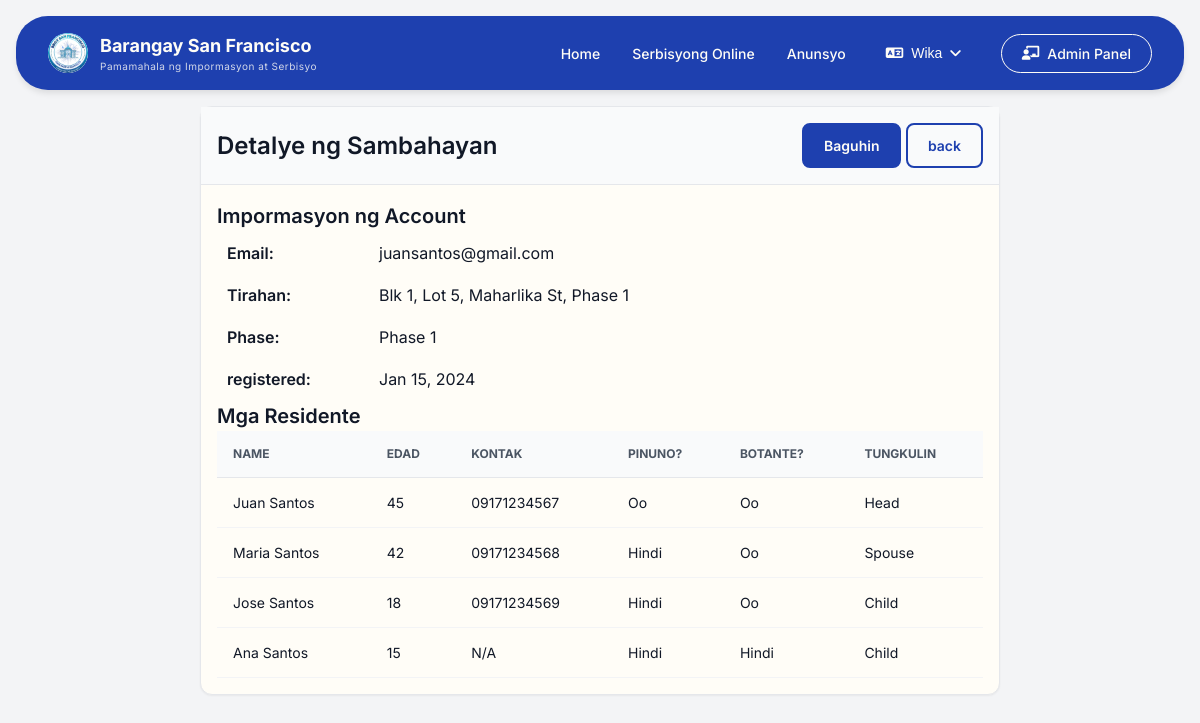
/pages/admin/households/show.php?id=1 (signed in), run on an earlier commit of the app's database.
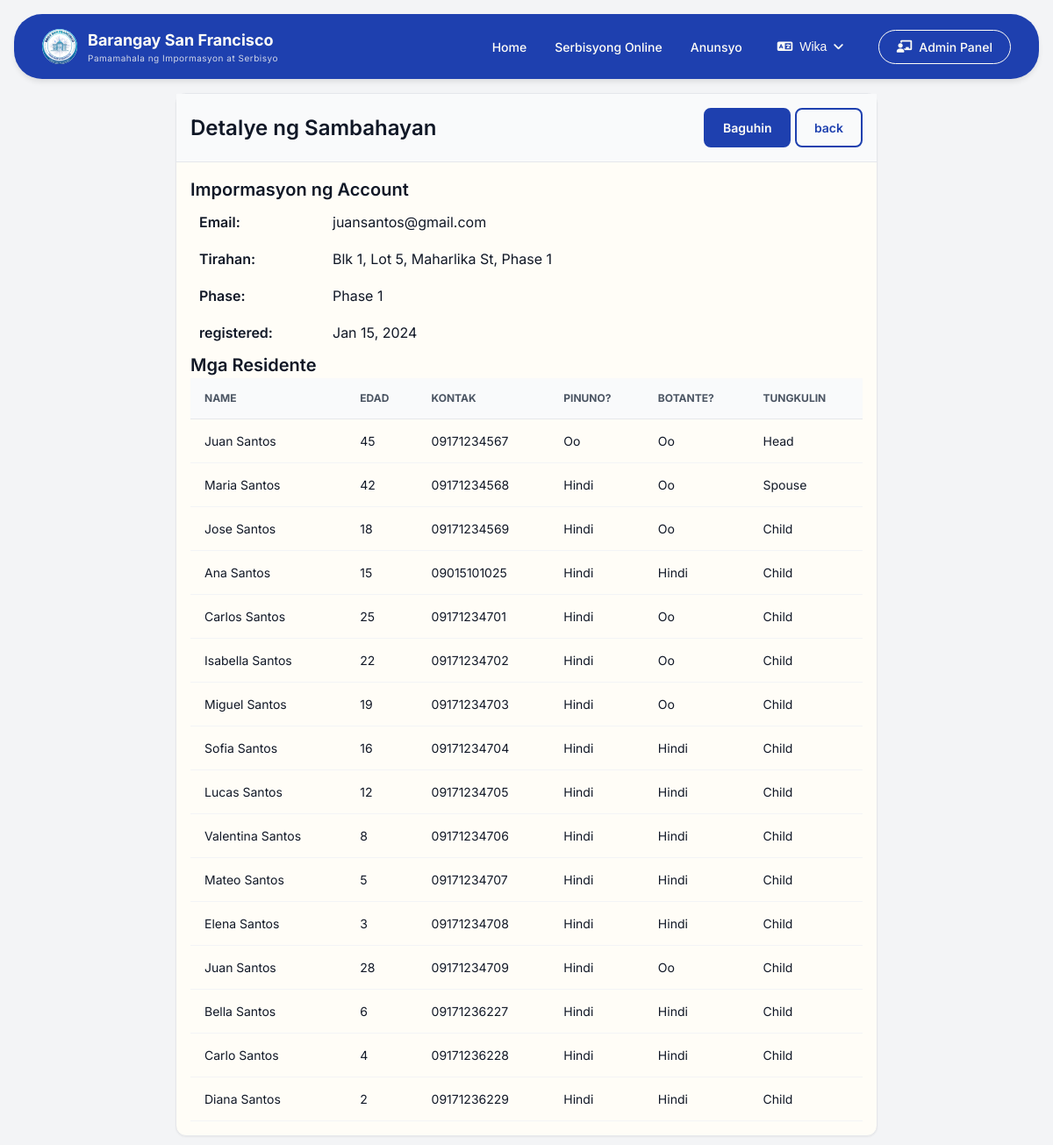
And on a later commit of the database.
### tables this page shows
CREATE TABLE IF NOT EXISTS `household` (
  `household_id` int NOT NULL AUTO_INCREMENT,
  `email` varchar(100) NOT NULL,
  `password` varchar(255) NOT NULL,
  `address` text NOT NULL,
  `phase_no` varchar(10) DEFAULT NULL,
  `preferred_language` enum('english','tagalog') DEFAULT 'tagalog',
  `created_at` timestamp NULL DEFAULT CURRENT_TIMESTAMP,
  PRIMARY KEY (`household_id`),
  UNIQUE KEY `email` (`email`),
  KEY `idx_household_email` (`email`)
);

CREATE TABLE IF NOT EXISTS `resident` (
  `resident_id` int NOT NULL AUTO_INCREMENT,
  `household_id` int NOT NULL,
  `first_name` varchar(50) NOT NULL,
  `last_name` varchar(50) NOT NULL,
  `suffix` varchar(10) DEFAULT NULL,
  `age` int DEFAULT NULL,
  `is_voter` tinyint(1) DEFAULT '0',
  `is_head` tinyint(1) DEFAULT '0',
  `relationship_to_head` varchar(50) DEFAULT NULL,
  `contact_no` varchar(15) DEFAULT NULL,
  PRIMARY KEY (`resident_id`),
  KEY `household_id` (`household_id`)
);

### includes/translations/translations.php (called while the page is built, shortened)
<?php
function __($key) {
    $lang = $_SESSION['lang'] ?? 'tl';
    return $translations[$lang][$key] ?? $key;
}
?>

### includes/core/auth.php (called while the page is built, shortened)
<?php
function isLoggedIn() {
    return isset($_SESSION['household_id']) || isset($_SESSION['admin_id']);
}
function isAdmin() {
    return isset($_SESSION['admin_id']);
}
?>

### pages/admin/households/show.php (the view, shortened to what this page needs)
<?php
require_once '../../../includes/core/init.php';
$household_id = $_GET['id'] ?? 0;
$household = $conn->prepare("SELECT * FROM household WHERE household_id = ?");
$household->bind_param("i", $household_id);
$household->execute();
$householdData = $household->get_result()->fetch_assoc();
$residents = $conn->prepare("SELECT * FROM resident WHERE household_id = ?");
$residents->bind_param("i", $household_id);
$residents->execute();
$residentsData = $residents->get_result()->fetch_all(MYSQLI_ASSOC);
include '../../../includes/layouts/header.php';
?>
<link rel="stylesheet" href="/barangay-residence-system/assets/css/pages/dashboard.css">
<?php include '../../../includes/layouts/navbar.php'; ?>
<main class="container">
    <div class="card form-container">
        <div class="card-header">
            <h2><?php echo __('household-details'); ?></h2>
            <div>
                <a href="edit.php?id=<?php echo $household_id; ?>" class="btn btn-primary"><?php echo __('edit'); ?></a>
                <a href="/barangay-residence-system/pages/dashboard.php" class="btn btn-outline"><?php echo __('back'); ?></a>
            </div>
        </div>
        <div class="card-body">
            <div class="detail-section">
                <h3><?php echo __('account-information'); ?></h3>
                <table class="detail-table">
                    <tr><th><?php echo __('email'); ?>:</th><td><?php echo htmlspecialchars($householdData['email']); ?></td></tr>
                    <tr><th><?php echo __('address'); ?>:</th><td><?php echo htmlspecialchars($householdData['address']); ?></td></tr>
                    <tr><th><?php echo __('phase'); ?>:</th><td><?php echo htmlspecialchars($householdData['phase_no']); ?></td></tr>
                    <tr><th><?php echo __('registered'); ?>:</th><td><?php echo date('M d, Y', strtotime($householdData['created_at'])); ?></td></tr>
                </table>
            </div>
            <div class="detail-section">
                <h3><?php echo __('residents'); ?></h3>
                <table class="data-table">
                    <thead>
                        <tr><th><?php echo __('name'); ?></th><th><?php echo __('age'); ?></th><th><?php echo __('contact'); ?></th><th><?php echo __('head'); ?></th><th><?php echo __('voter'); ?></th><th><?php echo __('role'); ?></th></tr>
                    </thead>
                    <tbody>
                        <?php foreach ($residentsData as $r): ?>
                        <tr>
                            <td><?php echo htmlspecialchars($r['first_name'] . ' ' . $r['last_name']); ?></td>
                            <td><?php echo $r['age']; ?></td>
                            <td><?php echo htmlspecialchars($r['contact_no'] ?? __('n-a')); ?></td>
                            <td><?php echo $r['is_head'] ? __('yes') : __('no'); ?></td>
                            <td><?php echo $r['is_voter'] ? __('yes') : __('no'); ?></td>
                            <td><?php echo htmlspecialchars($r['relationship_to_head'] ?? ''); ?></td>
                        </tr>
                        <?php endforeach; ?>
                    </tbody>
                </table>
            </div>
        </div>
    </div>
</main>

### includes/layouts/header.php (shortened to what this page needs)
<!DOCTYPE html>
<html lang="<?php echo $_SESSION['lang'] ?? 'tl'; ?>">
<head>
    <link rel="stylesheet" href="https://cdnjs.cloudflare.com/ajax/libs/font-awesome/6.0.0/css/all.min.css">
    <link rel="stylesheet" href="/barangay-residence-system/assets/css/main.css">
</head>
<body>

### includes/layouts/navbar.php (shortened to what this page needs)
<nav class="navbar">
    <a href="/barangay-residence-system/pages/index.php" class="navbar-logo">
        <div class="navbar-logo-img">
            <img src="/barangay-residence-system/assets/images/logo.png" alt="Logo">
        </div>
        <div>
            <h1>Barangay San Francisco</h1>
            <p><?php echo __('sub-header'); ?></p>
        </div>
    </a>
    <div class="navbar-links">
        <a href="/barangay-residence-system/pages/index.php"><?php echo __('nav-home'); ?></a>
        <a href="/barangay-residence-system/pages/services.php"><?php echo __('nav-services'); ?></a>
        <a href="/barangay-residence-system/pages/announcements.php"><?php echo __('nav-announcements'); ?></a>
        <div class="lang-dropdown">
            <button id="langBtn" class="lang-btn">
                <i class="fas fa-language"></i>
                <span id="currentLangLabel"><?php echo __('language'); ?></span>
                <i id="langArrow" class="fas fa-angle-down"></i>
            </button>
        </div>
        <?php if (isLoggedIn()): ?>
            <?php if (isAdmin()): ?>
                <a href="/barangay-residence-system/pages/dashboard.php" class="btn btn-outline">
                    <i class="fas fa-chalkboard-user"></i> <?php echo __('admin-dashboard'); ?>
                </a>
            <?php else: ?>
                <a href="/barangay-residence-system/pages/user.php" class="btn btn-outline">
                    <i class="fa-solid fa-user"></i> <?php echo __('my-dashboard'); ?>
                </a>
            <?php endif; ?>
        <?php else: ?>
            <a href="/barangay-residence-system/pages/login.php" class="btn btn-outline">
                <i class="fas fa-sign-in-alt"></i> <?php echo __('login'); ?>
            </a>
        <?php endif; ?>
    </div>
</nav>

### assets/css/pages/dashboard.css (style rules this page uses)
.container { padding: 1rem; }
.detail-table { width: 100%; }
.detail-table th { width: 150px; text-align: left; padding: 0.5rem; font-weight: 600; }
.detail-table td { padding: 0.5rem; }
.form-container { max-width: 800px; margin: 0 auto; }

### assets/css/base/variables.css (style rules this page uses)
:root { --primary-blue: #1e40af; --primary-blue-dark: #1e3a8a; --primary-blue-light: #3b82f6; --primary-blue-50: #eff6ff; --white: #fffdf7; --gray-50: #f9fafb; --gray-100: #f3f4f6; --gray-200: #e5e7eb; --gray-300: #d1d5db; --gray-400: #9ca3af; --gray-500: #6b7280; --gray-600: #4b5563; --gray-700: #374151; --gray-800: #1f2937; --gray-900: #111827; --error-red: #b91c1c; --error-red-light: #fef2f2; --success-green: #10b981; --success-green-light: #d1fae5; --warning-orange: #f59e0b; --warning-orange-light: #fffbeb; --shadow-sm: 0 1px 2px 0 rgba(0, 0, 0, 0.05); --shadow-md: 0 4px 6px -1px rgba(0, 0, 0, 0.1); --shadow-lg: 0 10px 15px -3px rgba(0, 0, 0, 0.1); --shadow-xl: 0 20px 25px -5px rgba(0, 0, 0, 0.1); --radius-sm: 0.375rem; --radius-md: 0.5rem; --radius-lg: 0.75rem; --radius-xl: 1rem; }

### assets/css/base/typography.css (style rules this page uses)
h1 { font-size: 2rem; font-weight: 700; }
h2 { font-size: 1.5rem; font-weight: 600; }
h3 { font-size: 1.25rem; font-weight: 600; }

### assets/css/components/buttons.css (style rules this page uses)
.btn { display: inline-block; padding: 0.625rem 1.25rem; border-radius: var(--radius-md); font-weight: 600; font-size: 0.875rem; cursor: pointer; transition: all 0.3s ease; border: none; text-align: center; }
.btn-primary { background-color: var(--primary-blue); border: 2px solid var(--primary-blue); color: var(--white); }
.btn-outline { background-color: transparent; border: 2px solid var(--primary-blue); color: var(--primary-blue); }

### assets/css/components/cards.css (style rules this page uses)
.card { background-color: var(--white); border-radius: var(--radius-lg); box-shadow: var(--shadow-sm); border: 1px solid var(--gray-200); transition: all 0.3s ease; }
.card-header { padding: 1rem; border-bottom: 1px solid var(--gray-200); background-color: var(--gray-50); display: flex; justify-content: space-between; align-items: center; }
.card-body { padding: 1rem; }

### assets/css/components/tables.css (style rules this page uses)
.data-table { width: 100%; text-align: left; border-collapse: collapse; }
.data-table thead { background-color: var(--gray-50); border-bottom: 1px solid var(--gray-200); }
.data-table th { padding: 0.875rem 1rem; font-weight: 700; text-transform: uppercase; font-size: 0.75rem; color: var(--gray-600); }
.data-table td { padding: 0.875rem 1rem; border-bottom: 1px solid var(--gray-100); font-size: 0.875rem; }

### assets/css/sections/navbar.css (style rules this page uses)
.navbar { background-color: var(--primary-blue); color: var(--white); padding: 1rem 2rem; display: flex; align-items: center; justify-content: space-between; box-shadow: var(--shadow-md); position: sticky; top: 1rem; z-index: 50; margin: 1rem; border-radius: 2rem; margin-top: 0; }
.navbar-logo { display: flex; align-items: center; gap: 0.75rem; text-decoration: none; color: var(--white); }
.navbar-logo-img { width: 2.5rem; height: 2.5rem; background: var(--white); border-radius: 50%; display: flex; align-items: center; justify-content: center; overflow: hidden; }
.navbar-logo-img img { width: 100%; height: 100%; object-fit: cover; }
.navbar-logo h1 { font-size: 1.125rem; font-weight: bold; }
.navbar-logo p { font-size: 0.625rem; opacity: 0.8; letter-spacing: 0.05em; }
.navbar-links { display: flex; align-items: center; gap: 2rem; }
.navbar-links a { color: var(--white); font-size: 0.875rem; font-weight: 500; text-decoration: none; transition: opacity 0.2s; }
.navbar-links .btn { padding: 0.5rem 1.25rem; border-radius: 2rem; font-size: 0.875rem; display: flex; align-items: center; gap: 0.5rem; transition: all 0.3s ease; text-decoration: none; }
.navbar-links .btn-outline { background-color: transparent; border: 1px solid var(--white); color: var(--white); }
.lang-dropdown { position: relative; }
.lang-btn { display: flex; align-items: center; gap: 0.5rem; background: none; border: none; color: var(--white); cursor: pointer; font-size: 0.875rem; padding: 0.5rem; }
#langArrow { transition: transform 0.3s ease; }

What changed in the data, as far as the page shows it:
changed resident "Ana Santos": contact_no "N/A" → "09015101025"
added resident: first_name+last_name "Carlos Santos", age "25", contact_no "09171234701", relationship_to_head "Child"
added resident: first_name+last_name "Isabella Santos", age "22", contact_no "09171234702", relationship_to_head "Child"
added resident: first_name+last_name "Miguel Santos", age "19", contact_no "09171234703", relationship_to_head "Child"
added resident: first_name+last_name "Sofia Santos", age "16", contact_no "09171234704", relationship_to_head "Child"
added resident: first_name+last_name "Lucas Santos", age "12", contact_no "09171234705", relationship_to_head "Child"
added resident: first_name+last_name "Valentina Santos", age "8", contact_no "09171234706", relationship_to_head "Child"
added resident: first_name+last_name "Mateo Santos", age "5", contact_no "09171234707", relationship_to_head "Child"
added resident: first_name+last_name "Elena Santos", age "3", contact_no "09171234708", relationship_to_head "Child"
added resident: first_name+last_name "Juan Santos", age "28", contact_no "09171234709", relationship_to_head "Child"
added resident: first_name+last_name "Bella Santos", age "6", contact_no "09171236227", relationship_to_head "Child"
added resident: first_name+last_name "Carlo Santos", age "4", contact_no "09171236228", relationship_to_head "Child"
added resident: first_name+last_name "Diana Santos", age "2", contact_no "09171236229", relationship_to_head "Child"
